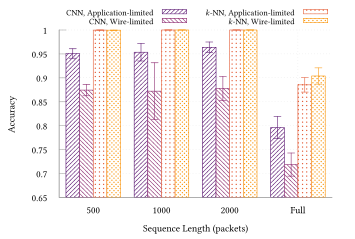

Recreate this plot in gnuplot.
set terminal tikz standalone color size 9cm,6cm font '\scriptsize' preamble '\usepackage{microtype} \usepackage{libertinus} \usepackage{libertinust1math} \usepackage[binary-units, per-mode=symbol]{siunitx}\sisetup{detect-all} \newcommand{\approachshort}{OPaL} \newcommand{\Coopfw}{CoOp} \newcommand{\coopfw}{\Coopfw} \newcommand{\Indfw}{Ind} \newcommand{\indfw}{\Indfw}'
set output "2class-results-thesis.tex"

load "gnuplot-palettes/inferno.pal"

set style line 102 lc rgb '#a0a0a0' lt 1 lw 1
set border ls 102
set colorbox border 102
set key textcolor rgb "black"
set tics textcolor rgb "black"
set label textcolor rgb "black"

set border 3
set grid x y
set xtics nomirror
set ytics nomirror

#set key autotitle columnhead
set datafile separator ","

set xlabel "Sequence Length (packets)"
set ylabel "Accuracy"

set style fill solid border
set boxwidth 0.8
set yrange [*:1]
set xrange [0:20]

set xtics ("500" 2.5, \
	"1000" 7.5, \
	"2000" 12.5, \
	"Full" 17.5, \
	) scale 0.0

# set yrange [0.0:1.0]
set key outside top horizontal maxrows 2
set key font ",6"

# set logscale y

plot "< awk -F, '$1==500 { print $0 }' ../results/cnn-histo-2c-raw-app-results.csv" using (1.0):5:10:(1.0) with boxerrorbars fill pattern 1 ls 3 title "CNN, Application-limited",\
	"< awk -F, '$1==500 { print $0 }' ../results/cnn-histo-2c-raw-tc-results.csv" using (2.0):5:10:(1.0) with boxerrorbars fill pattern 2 ls 4 title "CNN, Wire-limited",\
	"< awk -F, '$1==500 && $2==2 { print $0 }' ../results/knn-histo-2c-raw-app-results.csv" using (3.0):3:7:(1.0) with boxerrorbars fill pattern 7 ls 6 title "$k$-NN, Application-limited",\
	"< awk -F, '$1==500 && $2==2 { print $0 }' ../results/knn-histo-2c-emergency-raw-tc-results.csv" using (4.0):3:7:(1.0) with boxerrorbars fill pattern 8 ls 7 notitle,\
	"< awk -F, '$1==1000 { print $0 }' ../results/cnn-histo-2c-raw-app-results.csv" using (6.0):5:10:(1.0) with boxerrorbars fill pattern 1 ls 3 notitle,\
	"< awk -F, '$1==1000 { print $0 }' ../results/cnn-histo-2c-raw-tc-results.csv" using (7.0):5:10:(1.0) with boxerrorbars fill pattern 2 ls 4 notitle,\
	"< awk -F, '$1==1000 && $2==2 { print $0 }' ../results/knn-histo-2c-raw-app-results.csv" using (8.0):3:7:(1.0) with boxerrorbars fill pattern 7 ls 6 notitle,\
	"< awk -F, '$1==1000 && $2==2 { print $0 }' ../results/knn-histo-2c-raw-tc-results.csv" using (9.0):3:7:(1.0) with boxerrorbars fill pattern 8 ls 7 title "$k$-NN, Wire-limited",\
	"< awk -F, '$1==2000 { print $0 }' ../results/cnn-histo-2c-raw-app-results.csv" using (11.0):5:10:(1.0) with boxerrorbars fill pattern 1 ls 3 notitle,\
	"< awk -F, '$1==2000 { print $0 }' ../results/cnn-histo-2c-raw-tc-results.csv" using (12.0):5:10:(1.0) with boxerrorbars fill pattern 2 ls 4 notitle,\
	"< awk -F, '$1==2000 && $2==2 { print $0 }' ../results/knn-histo-2c-raw-app-results.csv" using (13.0):3:7:(1.0) with boxerrorbars fill pattern 7 ls 6 notitle,\
	"< awk -F, '$1==2000 && $2==2 { print $0 }' ../results/knn-histo-2c-raw-tc-results.csv" using (14.0):3:7:(1.0) with boxerrorbars fill pattern 8 ls 7 notitle,\
	"< awk -F, '$1==\"Full\" { print $0 }' ../results/cnn-histo-full-2c-raw-app-results.csv" using (16.0):5:10:(1.0) with boxerrorbars fill pattern 1 ls 3 notitle,\
	"< awk -F, '$1==\"Full\" { print $0 }' ../results/cnn-histo-full-2c-raw-tc-results.csv" using (17.0):5:10:(1.0) with boxerrorbars fill pattern 2 ls 4 notitle,\
	"< awk -F, '$1==\"Full\" && $2==2 { print $0 }' ../results/knn-histo-2c-raw-app-results.csv" using (18.0):3:7:(1.0) with boxerrorbars fill pattern 7 ls 6 notitle,\
	"< awk -F, '$1==\"Full\" && $2==2 { print $0 }' ../results/knn-histo-2c-raw-tc-results.csv" using (19.0):3:7:(1.0) with boxerrorbars fill pattern 8 ls 7 notitle,\
